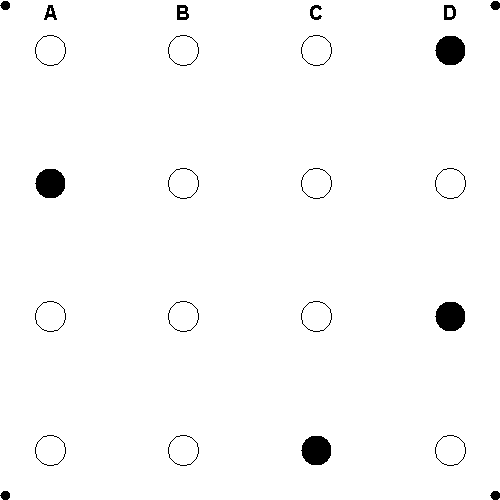
#> input picture datasets/input/1.png, 500 x 500 px, found by its file name
$ python main.py
#> lines starting #> are read from the running program, lines starting #| are printed output that depends on the picture; after the words box and inside, x2 and y2 are one past the last pixel; in counts of white or black regions, pixels touching at a corner belong together
#> `image = np.array(Image.open(file), dtype=np.float32)`: image: shape (500, 500) float32; values 0 (black) and 1 (white), 98.2% white; 24 black regions, largest, box (x1, y1, x2, y2) and area: (435, 36, 465, 65) 698, (35, 169, 65, 198) 698, (435, 302, 465, 331) 698
from PIL import Image
import numpy as np
from scipy import ndimage


def get_x(pos: float) -> str | None:
    if 45.0 <= pos <= 52.0:
        return "A"
    elif 178.0 <= pos <= 186.0:
        return "B"
    elif 310.0 <= pos <= 320.0:
        return "C"
    elif 445.0 <= pos <= 453.0:
        return "D"
    else:
        return None


def get_y(pos: float) -> int | None:
    if 45.0 <= pos <= 52.0:
        return 0
    elif 178.0 <= pos <= 186.0:
        return 1
    elif 310.0 <= pos <= 320.0:
        return 2
    elif 445.0 <= pos <= 453.0:
        return 3
    else:
        return None


def blob_doh(image, max_sigma=20, threshold=0.01):
    # Convert image to float
#> called with max_sigma = 20, threshold = 0.01
    image = image.astype(float)

    # Compute Gaussian kernels
    sigmas = np.linspace(1, max_sigma, 10)

    # Initialize the scale space
    scale_space = np.zeros(image.shape + (len(sigmas),))

    # Compute the DoH for each scale
    for i, sigma in enumerate(sigmas):
        # Compute Gaussian second derivatives
        gxx = ndimage.gaussian_filter(image, sigma, order=(0, 2))
        gyy = ndimage.gaussian_filter(image, sigma, order=(2, 0))
        gxy = ndimage.gaussian_filter(image, sigma, order=(1, 1))

        # Compute DoH response
        doh = sigma**2 * (gxx * gyy - gxy**2)

        # Store the response in scale space
        scale_space[:, :, i] = doh
#> this loop made 10 passes
#> pass 1, in blob_doh, `gxx = ndimage.gaussian_filter(image, sigma, order=(0, 2))`:
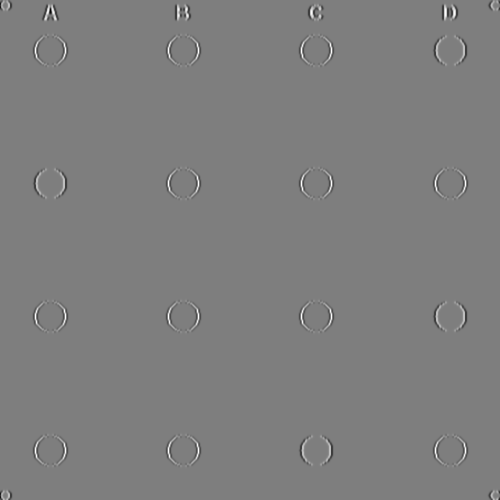
#> gxx: shape (500, 500) float64; min -0.395, max 0.399, mean -7.07e-05; drawn with min black and max white
#> pass 1, in blob_doh, `gxy = ndimage.gaussian_filter(image, sigma, order=(1, 1))`:
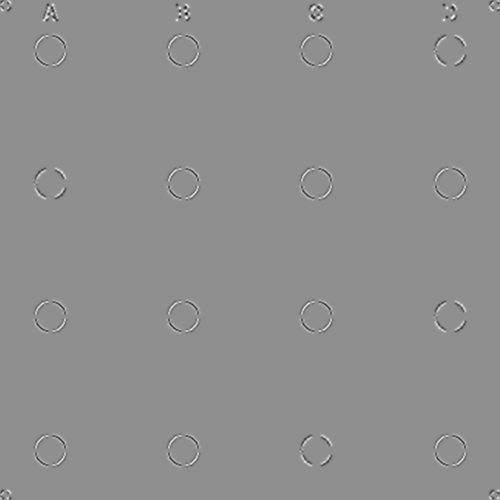
#> gxy: shape (500, 500) float64; min -0.254, max 0.198, mean -3.45e-07; drawn with min black and max white
#> pass 1, in blob_doh, `doh = sigma**2 * (gxx * gyy - gxy**2)`:
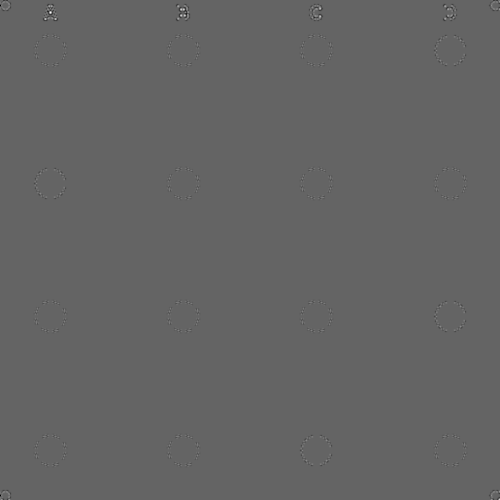
#> doh: shape (500, 500) float64; min -0.0662, max 0.102, mean 5.4e-07; drawn with min black and max white

    # Find local maxima in scale space
    local_max = ndimage.maximum_filter(scale_space, size=(3, 3, 3))
    mask = (scale_space == local_max) & (scale_space > threshold)

    # Get coordinates of peaks
    coordinates = np.column_stack(np.nonzero(mask))
#> coordinates = 372 rows, first 8: [1, 499, 0], [2, 3, 0], [2, 493, 0], [2, 497, 0], [3, 8, 0], [5, 1, 0], [5, 315, 0], [5, 317, 0]

    # Convert to (y, x, sigma) format
    blobs = []
    for coord in coordinates:
        y, x, scale_idx = coord
        sigma = sigmas[scale_idx]
        blobs.append((y, x, sigma))
#> this loop made 372 passes
#> (coord, y, x) on passes 1 to 3: ([1, 499, 0], 1, 499), ([2, 3, 0], 2, 3), ([2, 493, 0], 2, 493)
#> after the loop, blobs = 372 items, first 6: (1, 499, 1), (2, 3, 1), (2, 493, 1), (2, 497, 1), (3, 8, 1), (5, 1, 1)

    return np.array(blobs)


file = "datasets/input/1.png"
answer = ["D", "A", "D", "C"]

image = np.array(Image.open(file), dtype=np.float32)
blobs = blob_doh(image, max_sigma=20, threshold=0.01)
#> blobs = 372 rows, first 8: [1, 499, 1], [2, 3, 1], [2, 493, 1], [2, 497, 1], [3, 8, 1], [5, 1, 1], [5, 315, 1], [5, 317, 1]

answers = ["", "", "", ""]

for idx, blob in enumerate(blobs):
    y, x, r = blob
#> y = 1; x = 499; r = 1

    if r > 14 and r < 20 and len(answers) <= 4:
        img = Image.open(file)

        if (idx := get_y(y)) is not None:
            opt = get_x(x)
            if opt is not None:
                answers[idx] = opt

        bbox = (x - r, y - r, x + r, y + r)
        output = img.crop(bbox)

count = 0
for idx, x in enumerate(answers):
    if x == answer[idx]:
        count += 1

print(count)
